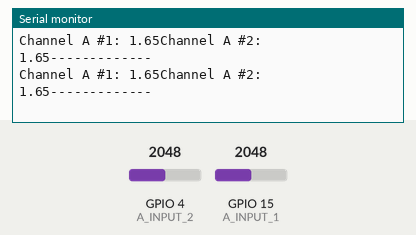
Simulated run of this sketch. Board: ESP32. Parts: the last lines printed to the serial monitor. The inputs (shaded band) are chosen by the test bench; at power-on: GPIO 4 (A_INPUT_2) = 2048, GPIO 15 (A_INPUT_1) = 2048.

Above: at 1.3 s.
1.4 s: GPIO 4 (A_INPUT_2) set to 2866
At 2.6 s:
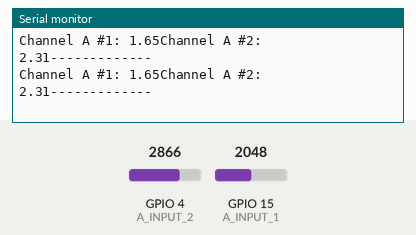
2.9 s: GPIO 15 (A_INPUT_1) set to 2866
At 4.3 s:
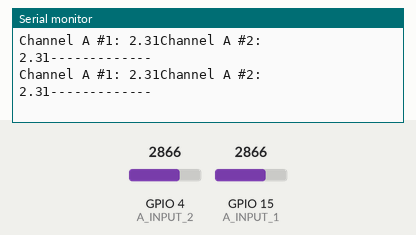
4.4 s: GPIO 4 (A_INPUT_2) set to 3603
5.9 s: GPIO 15 (A_INPUT_1) set to 3603
At 7.1 s:
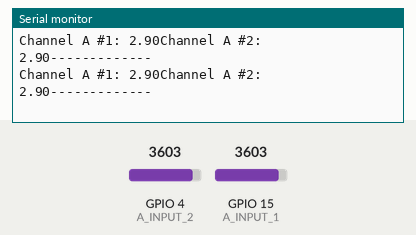
Timing chart, 0 to 8.4 s (numbered marks = the images above; inputs shaded):
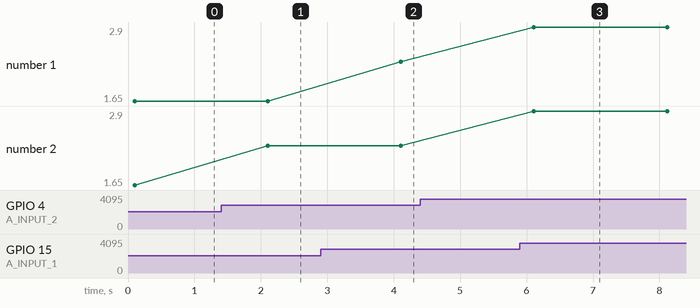

The sketch:

MCP4822_test2.ino
```cpp
#include <SPI.h>

/*
#define HSPI_MISO 12
#define HSPI_MOSI 13
#define HSPI_SCLK 14
#define HSPI_CS   15
SPIClass SPI1(HSPI);
SPIClass * hspi = NULL;
*/
#define VSPI_MISO   MISO
#define VSPI_MOSI   MOSI
#define VSPI_SCLK   SCK
//#define VSPI_SS     SS
#define LDAC        22
#define A_INPUT_1   15
#define B_INPUT_1   34
#define A_INPUT_2   4
#define CS1         5
#define CS2         2

#if CONFIG_IDF_TARGET_ESP32S2
#define VSPI FSPI
#endif

//uninitalised pointers to SPI objects
SPIClass * vspi = NULL;

static const unsigned long spiClk = 4000000;

byte channel_sel;  //0 for channel A, 1 for channel B
byte gain;   //0 for 2x gain, 1 for 1x gain
byte sdhn;   //0 for inactive, 1 for active
word dac1_data; //12-bit input data to DAC
word dac2_data;
word write_msg; //16-bit message sent to DAC
float channel_A;
float channel_B;
float channel_A_2;

void setup() {
  vspi = new SPIClass(VSPI);

  vspi->begin();
  //pinMode(vspi->pinSS(), OUTPUT); //VSPI SS
  pinMode(CS2, OUTPUT);
  digitalWrite(CS2, HIGH);
  pinMode(CS1, OUTPUT);
  digitalWrite(CS1, HIGH);

  channel_sel = 0b0;
  gain = 0b1;
  sdhn = 0b1;
  dac1_data = 0b000000000;
  dac2_data = 0b000000000;
  write_msg = 0b0000000000000000;

  pinMode(B_INPUT_1, INPUT);
  pinMode(A_INPUT_1, INPUT);
  pinMode(LDAC, OUTPUT);
  digitalWrite(LDAC, LOW);

  Serial.begin(115200); //begin serial comms
  delay(100); //wait a bit (100 ms)

  //SPI1.beginTransaction(SPISettings(4000000, MSBFIRST, SPI_MODE0));
  //pinMode(SPI_CS, OUTPUT);
  //SPI1.setClockDivider(15, 21);
  //SPI1.setBitOrder(15, MSBFIRST);
  //SPI1.setDataMode(15, SPI_MODE0);
  /*
  hspi = new SPIClass(HSPI);
  hspi->begin();
  hspi->begin(HSPI_SCLK, HSPI_MISO, HSPI_MOSI, HSPI_CS); //SCLK, MISO, MOSI, SS
  pinMode(HSPI_CS, OUTPUT); //HSPI SS*/
}

void loop() {
  digitalWrite(LDAC, HIGH);
  channel_sel = 0b0;
  write_msg = (channel_sel << 15) + (gain << 13) + (sdhn << 12) + dac1_data;

  vspi->beginTransaction(SPISettings(spiClk, MSBFIRST, SPI_MODE0));
  //digitalWrite(vspi->pinSS(), LOW); //pull SS low to prep other end for transfer
  digitalWrite(CS1, LOW);
  vspi->transfer16(write_msg);
  //digitalWrite(vspi->pinSS(), HIGH);
  digitalWrite(CS1, HIGH);
  vspi->endTransaction();

  channel_A = 3.3*(analogRead(A_INPUT_1)/4095.0);
  //channel_B = 3.3*(analogRead(B_INPUT_1)/4095.0);
  channel_A_2 = 3.3*(analogRead(A_INPUT_2)/4095.0);

  Serial.print("Channel A #1: ");
  Serial.print(channel_A, 2);
  //Serial.print("Channel_B: ");
  //Serial.print(channel_B, 2);
  Serial.print("Channel A #2: ");
  Serial.print(channel_A_2, 2);
  Serial.println("-------------");


  channel_sel = 0b0;
  write_msg = (channel_sel << 15) + (gain << 13) + (sdhn << 12) + dac2_data;

  vspi->beginTransaction(SPISettings(spiClk, MSBFIRST, SPI_MODE0));
  //digitalWrite(vspi->pinSS(), LOW); //pull ss high to signify end of data transfer
  digitalWrite(CS2, LOW);
  vspi->transfer16(write_msg);
  //digitalWrite(vspi->pinSS(), HIGH);
  digitalWrite(CS2, HIGH);
  vspi->endTransaction();


  digitalWrite(LDAC, LOW);

   channel_A = 3.3*(analogRead(A_INPUT_1)/4095.0);
  //channel_B = 3.3*(analogRead(B_INPUT_1)/4095.0);
  channel_A_2 = 3.3*(analogRead(A_INPUT_2)/4095.0);

  Serial.print("Channel A #1: ");
  Serial.print(channel_A, 2);
  //Serial.print("Channel_B: ");
  //Serial.print(channel_B, 2);
  Serial.print("Channel A #2: ");
  Serial.print(channel_A_2, 2);
  Serial.println("-------------");

  dac1_data += (1 << 10);
  dac1_data &= ~(0b1111 << 12);

  dac2_data += (1 << 9);
  dac2_data &= ~(0b1111 << 12);
  delay(2000);
}
```

Measured:
- after the input at 1.4 s, the serial monitor: prints a new line after 0.70 s (image 1)
- after the input at 2.9 s, the serial monitor: prints a new line after 1.2 s (image 2)
- after the input at 5.9 s, the serial monitor: prints a new line after 0.21 s (image 3)
- plotted number 2: 1.65 → 2.31 after the input at 1.4 s
